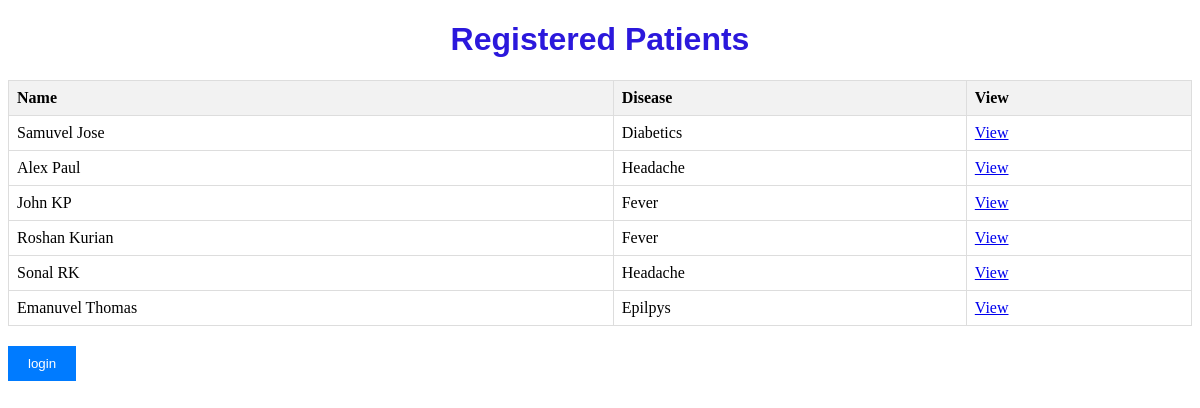
The page /hospital/doctor on the database its author committed.
### hospitalapp/models.py (models this page shows)
class Patdetails(models.Model):
    name=models.CharField(max_length=50, default='0000000')
    age=models.CharField(max_length=50, default='0000000')
    disease=models.CharField(max_length=100, default='aaa')
    doctor=models.CharField(max_length=200, default='aaa')
    address=models.CharField(max_length=100, default='0000000')
    number=models.CharField(max_length=50, default='0000000')
    email=models.EmailField(max_length=255, default='abc@gmail.com')
    feedback=models.CharField(max_length = 250,default="aaaaa")

### hospitalapp/views.py (the view)
def doctorPageView(request):
    patients=Patdetails.objects.all()
    context={
            'allpatients':patients
            }
    return render(request=request,template_name='doctor.html',context=context)

### hospitalapp/templates/doctor.html (shortened to what this page needs)
{% load static %}
<!DOCTYPE html>
<html lang="en">
<head>
    <link rel="stylesheet" href="{% static 'c.css' %}">
</head>
<body>
    <h1>Registered Patients</h1>
    <table>
        <thead>
            <tr>
                <th>Name</td>
                <th>Disease</th>
                <th>View</th>
            </tr>
        </thead>
        <tbody>
            {% for patient in allpatients %}
                <tr>
                    <td>{{ patient.name }}</td>
                    <td>{{ patient.disease }}</td>
                    <td><a href ="{% url 'getsinglepatient' patient.pk %}">View</a></td>
                </tr>
            {% endfor %}
        </tbody>
    </table>
    <form method="post" action="{% url 'home' %}">
            <button type="submit">login</button>
    </form>
</body>
</html>

### hospitalapp/static/c.css (style rules this page uses)
table { border-collapse: collapse; width: 100%; margin-bottom: 20px; }
th, td { border: 1px solid #ddd; padding: 8px; text-align: left; }
th { background-color: #f2f2f2; }
button { padding: 10px 20px; background-color: #007bff; color: #fff; border: none; cursor: pointer; }
h1 { color: #2b18dc; font-family: Arial, sans-serif; text-align: center; }

### rows shown on the page
Patdetails: name "Samuvel Jose", disease "Diabetics"
Patdetails: name "Alex Paul", disease "Headache"
Patdetails: name "John KP", disease "Fever"
Patdetails: name "Roshan Kurian", disease "Fever"
Patdetails: name "Sonal RK", disease "Headache"
Patdetails: name "Emanuvel Thomas", disease "Epilpys"
